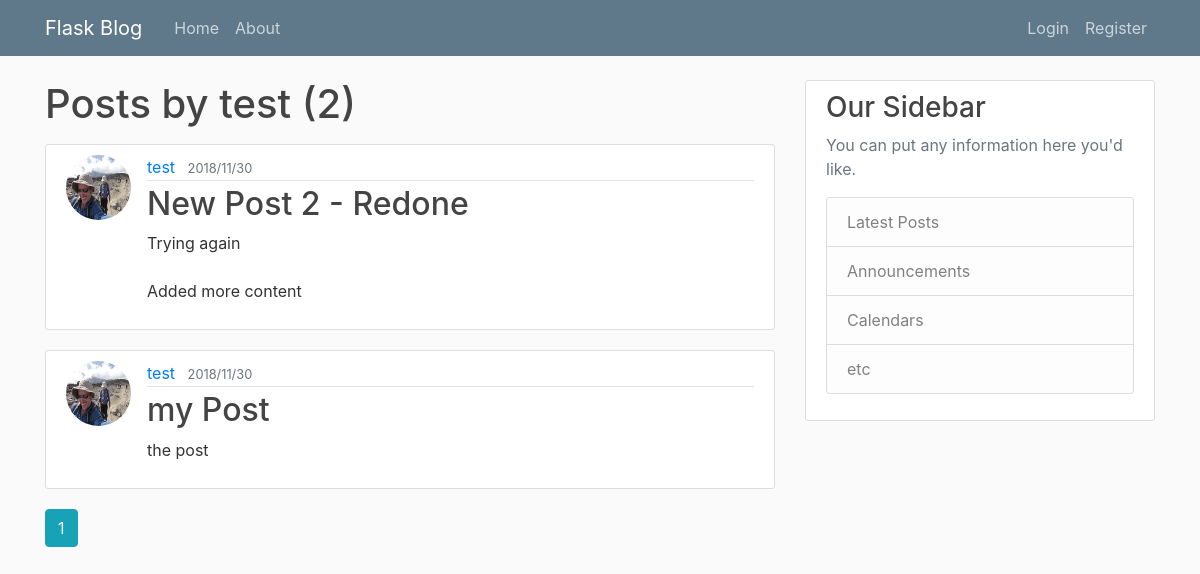
The page /user/test on the database as committed earlier.
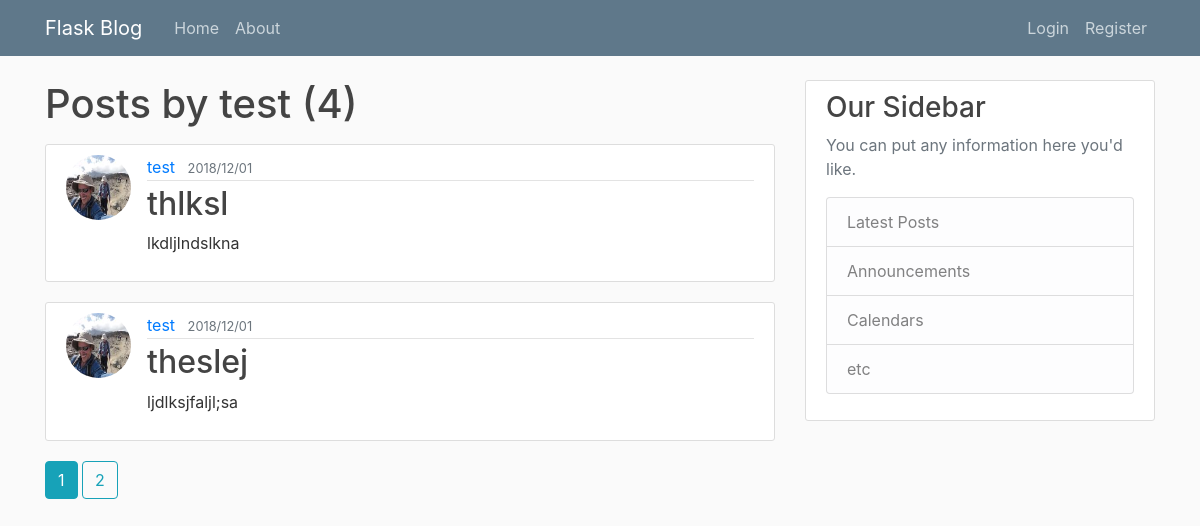
The same page on the database as committed later.
### flaskblog/models.py (models this page shows, shortened)
class Post(db.Model):
    id = db.Column(db.Integer, primary_key=True)
    title = db.Column(db.String(100), nullable=False)
    date_posted = db.Column(db.DateTime, nullable=False, default=datetime.utcnow)
    content = db.Column(db.Text, nullable=False)
    user_id = db.Column(db.Integer, db.ForeignKey("user.id"), nullable=False)

class User(db.Model, UserMixin):
    id = db.Column(db.Integer, primary_key=True)
    username = db.Column(db.String(20), unique=True, nullable=False)
    email = db.Column(db.String(120), unique=True, nullable=False)
    image_file = db.Column(db.String(20), nullable=False, default="default.jpg")
    password = db.Column(db.String(60), nullable=False)
    posts = db.relationship("Post", backref="author", lazy=True)

### flaskblog/routes.py (the view)
@app.route("/user/<string:username>")
def user_posts(username):
    page = request.args.get('page', 1, type=int)
    user = User.query.filter_by(username=username).first_or_404()
    posts = Post.query.filter_by(author=user)\
            .order_by(Post.date_posted.desc())\
            .paginate(page=page, per_page=2)
    return render_template("user_posts.html", posts=posts, user=user)

### flaskblog/templates/user_posts.html
{% extends "layout.html" %}
{% block content %}
<h1 class="mb-3">Posts by {{user.username}} ({{posts.total}})</h1>
{% for post in posts.items %}
<article class="media content-section">
    <img class ="rounded-circle article-img" src="{{ url_for('static', filename='profile_pics/'+post.author.image_file)}}">
    <div class="media-body">
        <div class="article-metadata">
            <a class="mr-2" href="{{ url_for('user_posts', username=post.author.username)}}">{{ post.author.username }}</a>
            <small class="text-muted">{{ post.date_posted.strftime('%Y/%m/%d') }}</small>
        </div>
        <h2><a class="article-title" href="{{ url_for('post', post_id=post.id)}}">{{ post.title }}</a></h2>
        <p class="article-content">{{ post.content }}</p>
    </div>
</article>
{% endfor %}
{% for page_num in posts.iter_pages(left_edge = 1, right_edge = 1, left_current=1, right_current=2) %}
    {% if page_num %}
        {% if posts.page == page_num%}
             <a class="btn btn-info mb-4" href="{{url_for('user_posts', username=user.username, page=page_num)}}">{{ page_num }}</a>
        {% else %}
            <a class="btn btn-outline-info mb-4" href="{{url_for('user_posts', username=user.username, page=page_num)}}">{{ page_num }}</a>
        {% endif %}
    {% else %}
        ...
    {% endif %}
{% endfor %}
{% endblock content %}

Rows that differ between the two databases and show on the page:
no longer on this page (row unchanged): Post: image_file (picture), author.username "test", date_posted "2018/11/30", title "New Post 2 - Redone", content "Trying again Added more content"
no longer on this page (row unchanged): Post: image_file (picture), author.username "test", date_posted "2018/11/30", title "my Post", content "the post"
added Post: image_file (picture), author.username "test", date_posted "2018/12/01", title "thlksl", content "lkdljlndslkna"
added Post: image_file (picture), author.username "test", date_posted "2018/12/01", title "theslej", content "ljdlksjfaljl;sa"
Other text that changed with them:
{{ posts.total }}: "2" → "4"
new list line: "2"
